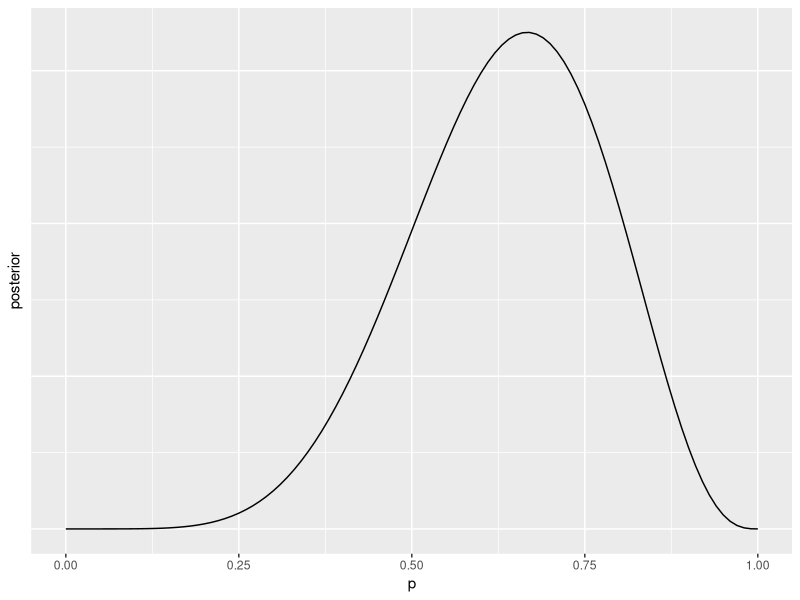
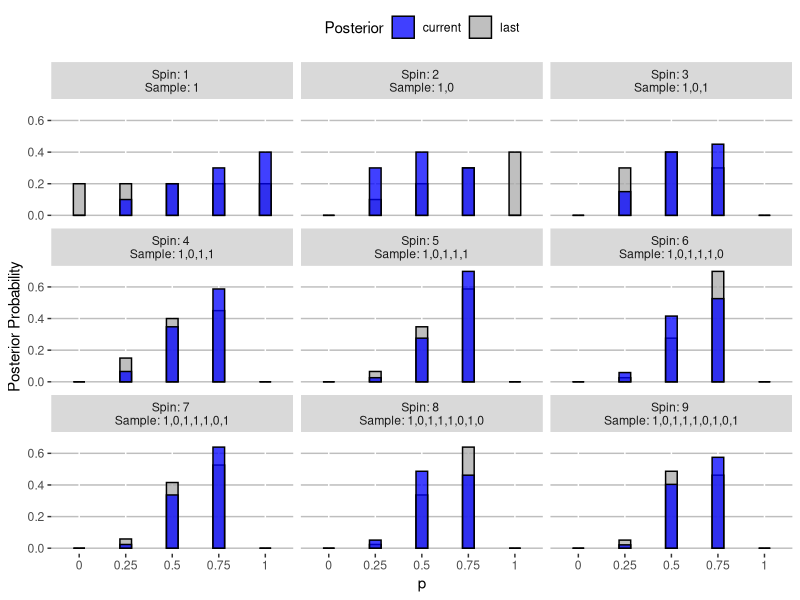
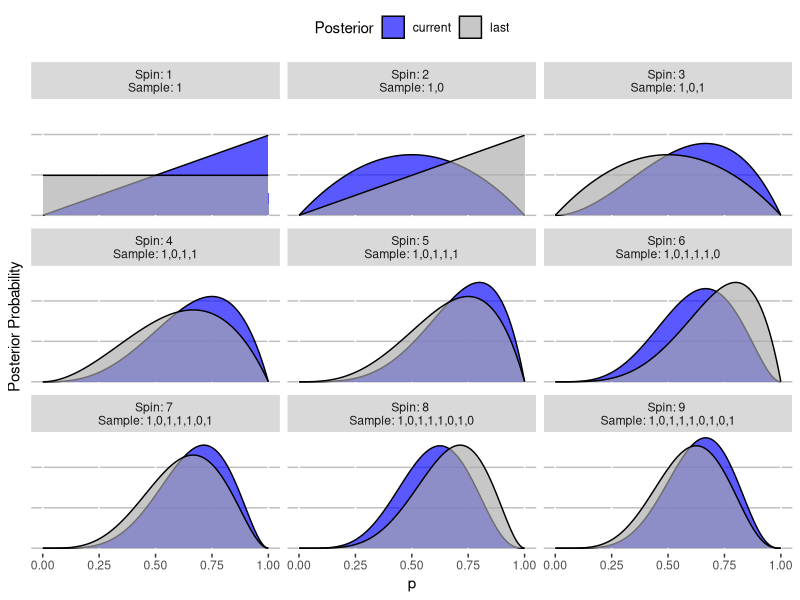
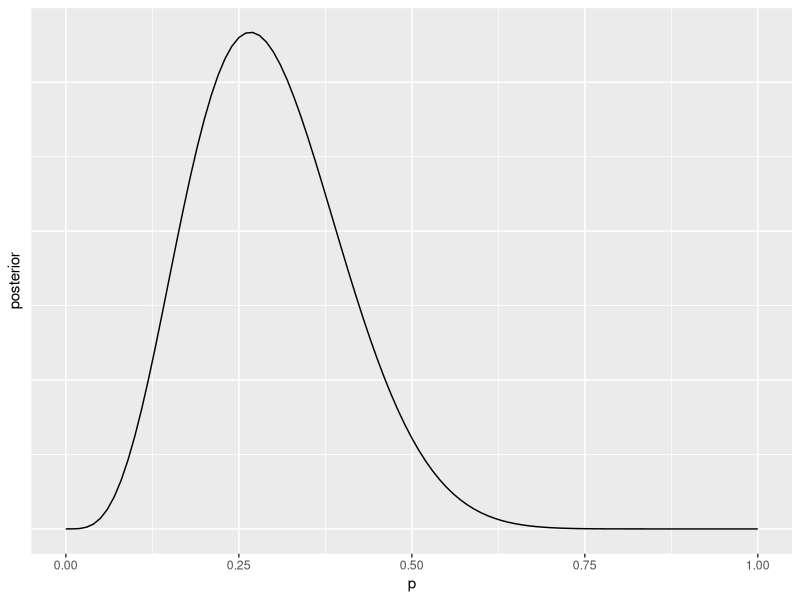
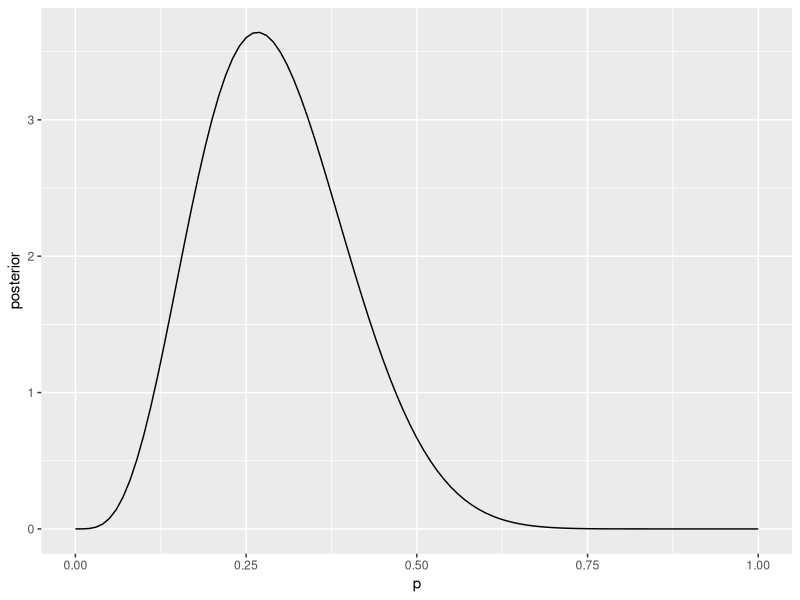
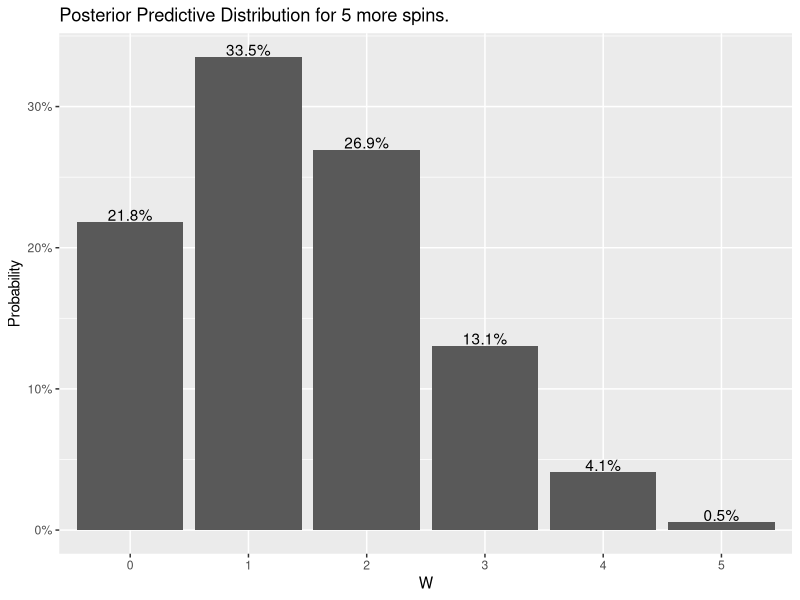
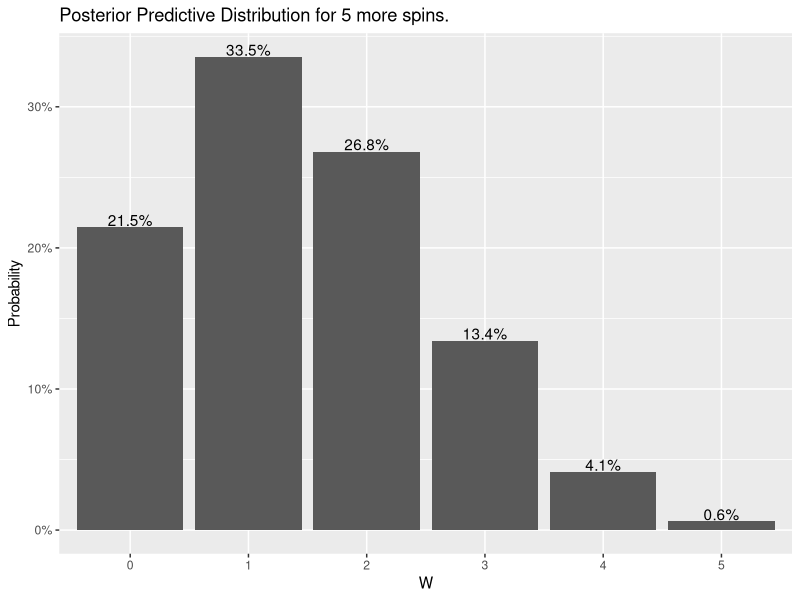
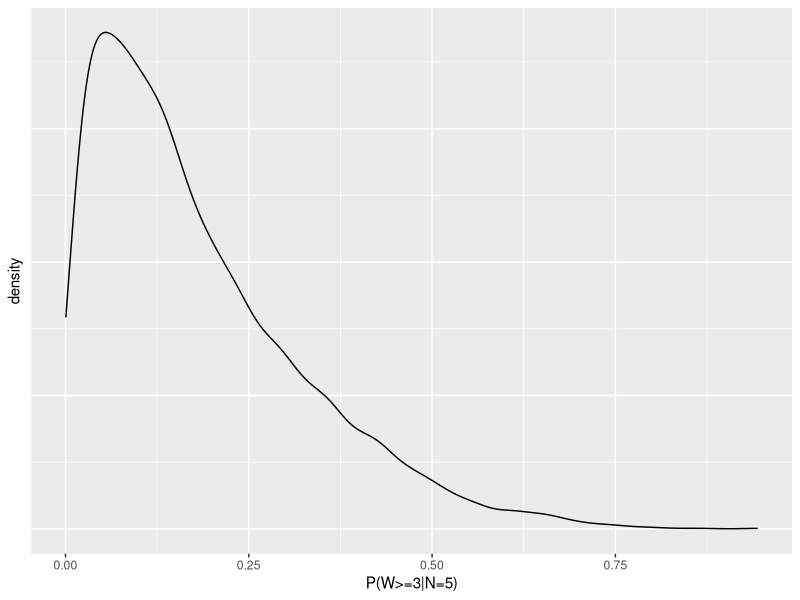

R code for these plots, in order:
## ---- chunk 1
# Load some packages
library(tidyverse)
## ---- chunk 2
DiagrammeR::grViz("
  digraph graph2 {
    graph [layout = dot, rankdir = LR]
    node [style = filled]
    a [label = 'p', fillcolor = yellow]
    b [label = 'N']
    c [label = 'W']
    a -> c
    b -> c
  }
", height = 200, width = 350)
## ---- chunk 3
observed_sample <- c(1, 0, 1, 1, 1, 0, 1, 0, 1) # 1 = water; 0 = land
W <- sum(observed_sample) # Number of water samples
N <- length(observed_sample) # Number of spins
W; N
## ---- chunk 4
# Set possible values for p
p <- c(0, .25, .5, .75, 1)

# Number of sides of globe
sides <- length(p) - 1

## ---- chunk 5
# Number of ways to observe sample for each p (this is the count of the possible sequences of indicators)
ways <- (sides*p)^W * (sides*(1-p))^(N-W)
ways
## ---- chunk 6
# Posterior probability
posterior_prob <- ways / sum(ways)
cbind(p, ways, posterior_prob)
## ---- chunk 7
# Total possible sequences of indicators (each one could be a 1 or a 0)
total_possible_sequences <- sides^N
total_possible_sequences
## ---- chunk 8
# Divide the total number of combinations we could have saw our sample, by the total number of possibilities
likelihood <- ways / total_possible_sequences
likelihood
## ---- chunk 9
likelihood / sum(likelihood)
## ---- chunk 10
# Likelihood of sequence of observed sample
likelihood2 <- p^W * (1-p)^(N-W)
likelihood

# Compute posterior
likelihood2 / sum(likelihood2) # Same as before
## ---- chunk 11
# Make the normalizing constant
normalizing_constant <- factorial(N) / (factorial(W)*factorial(N-W))

# Multiply the likelihood by the normalizing constant by the likelihood to get the true probability of the observed sample for each value of p
probability <- normalizing_constant * likelihood
probability

# Compute the posterior
probability / sum(probability)
## ---- chunk 12
# What is the probability of observing W water values in a sample of N globe spins for each p?
dbinom(x = W, size = N, prob = p)
## ---- chunk 13
tibble(
  p = seq(0, 1, .01), # Approximate the range of p values
  posterior = p^W*(1-p)^(N-W) # Compute the posterior
) %>%
  
  # Make a plot
  ggplot() +
  geom_line(
    aes(
      x = p,
      y = posterior
    )
  ) +
  theme(
    axis.ticks.y = element_blank(),
    axis.text.y = element_blank()
  )
## ---- chunk 14

# Set the prior probability (uniform over the possibly choices)
prior <- rep(1 / length(p), length(p))

# Set the current posterior as the prior (before any data collected)
last_posterior <- prior

# Make result set
results <- tibble()

# For each value in the observed sample 
for(i in 1:N) {
  
  # 1. Get the sub-sample
  sub_sample <- observed_sample[1:i]
  
  # 2. Compute metrics (the number of water samples, and the total number of spins)
  W_temp <- sum(sub_sample)
  N_temp <- length(sub_sample)
  
  # 3. Compute the likelihood for each p
  temp_likelihood <- p^W_temp * (1 - p)^(N_temp - W_temp)
  
  # 4. Posterior
  temp_posterior <- temp_likelihood / sum(temp_likelihood)
  
  # 5. Add to results
  results <-
    results %>%
    bind_rows(
      tibble(
        sample = i,
        sequence = paste(sub_sample, collapse = ","),
        p,
        likelihood = temp_likelihood,
        current = temp_posterior,
        last = last_posterior
      )
    )
  
  # Set the new last posterior
  last_posterior <- temp_posterior

}

results %>%
  
  # Send down the rows
  pivot_longer(
    cols = c(last, current)
  ) %>%
  
  # Make a plot
  ggplot() +
  geom_col(
    aes(
      x = factor(p),
      y = value,
      fill = name
    ),
    color = "black",
    alpha = .75,
    width = .25,
    position = "identity"
  ) +
  facet_wrap(
    ~paste0("Spin: ", factor(sample), " \nSample: ", sequence)
  ) +
  theme(
    legend.position = "top",
    panel.background = element_blank(),
    panel.grid.major.y = element_line(colour = "gray")
  ) +
  xlab("p") +
  ylab("Posterior Probability") +
  labs(
    fill = "Posterior"
  ) +
  scale_fill_manual(
    values = c("blue", "darkgray")
  ) 

## ---- chunk 15
# Approximate the set of inifinite p-values by a large set of discrete ones
p_continuous <- seq(0, 1, .01)

# Set the prior probability (uniform over the possibly choices)
prior <- rep(1 / length(p_continuous), length(p_continuous))

# Set the current posterior as the prior (before any data collected)
last_posterior <- prior

# Make result set
results <- tibble()

# For each value in the observed sample 
for(i in 1:N) {
  
  # 1. Get the sub-sample
  sub_sample <- observed_sample[1:i]
  
  # 2. Compute metrics (the number of water samples, and the total number of spins)
  W_temp <- sum(sub_sample)
  N_temp <- length(sub_sample)
  
  # 3. Compute the likelihood for each p
  temp_likelihood <- p_continuous^W_temp * (1 - p_continuous)^(N_temp - W_temp)
  
  # 4. Posterior
  temp_posterior <- temp_likelihood / sum(temp_likelihood)
  
  # 5. Add to results
  results <-
    results %>%
    bind_rows(
      tibble(
        sample = i,
        sequence = paste(sub_sample, collapse = ","),
        p_continuous,
        likelihood = temp_likelihood,
        current = temp_posterior,
        last = last_posterior
      )
    )
  
  # Set the new last posterior
  last_posterior <- temp_posterior
  
}

results %>%
  
  # Send down the rows
  pivot_longer(
    cols = c(last, current)
  ) %>%
  
  # Make a plot
  ggplot() +
  geom_area(
    aes(
      x = p_continuous,
      y = value,
      fill = name
    ),
    color = "black",
    alpha = .65,
    position = "identity"
  ) +
  facet_wrap(
    ~paste0("Spin: ", factor(sample), " \nSample: ", sequence)
  ) +
  theme(
    legend.position = "top",
    panel.background = element_blank(),
    panel.grid.major.y = element_line(colour = "gray"),
    axis.ticks.y = element_blank(),
    axis.text.y = element_blank()
  ) +
  xlab("p") +
  ylab("Posterior Probability") +
  labs(
    fill = "Posterior"
  ) +
  scale_fill_manual(
    values = c("blue", "darkgray")
  ) 
## ---- chunk 16
W_new <- 4
N_new <- 15
tibble(
  p = seq(0, 1, .01), # Approximate the range of p values
  posterior = p^W_new*(1-p)^(N_new-W_new) # Compute the posterior
) %>%
  
  # Make a plot
  ggplot() +
  geom_line(
    aes(
      x = p,
      y = posterior
    )
  ) +
  theme(
    axis.ticks.y = element_blank(),
    axis.text.y = element_blank()
  )
## ---- chunk 17
# Reparameterize
alpha <- W_new + 1
beta <- N_new - W_new + 1

# Make a data frame
tibble(
  p = seq(0, 1, .01), # Approximate the range of p values (same as before)
  posterior = dbeta(p, shape1 = alpha, shape2 = beta) # Compute the actual posterior density
) %>%
  
  # Make a plot
  ggplot() +
  geom_line(
    aes(
      x = p,
      y = posterior
    )
  )

## ---- chunk 18
# Set some parameters
set.seed(123)
n_experiment <- 5 # Number of new spins we're going to conduct
s <- 10000 # Number of simulations

# 1. Draw random values of p from the posterior
p_rand <- rbeta(n = s, shape1 = alpha, shape2 = beta) # Same parameters as before

# 2. For each p, run a binomial experiment (represents samples of W)
w_rand <- rbinom(n = s, size = n_experiment, prob = p_rand)

# Make a data frame
tibble(
  w = w_rand
) %>%
  
  # For each w
  group_by(w) %>%
  
  # Compute the total
  summarise(
    count = n()
  ) %>%
  
  # Add proportion
  mutate(
    proportion = count / sum(count)
  ) %>%
  
  # Make a plot
  ggplot(
    aes(
      x = factor(w)
    )
  ) +
  geom_col(
    aes(
      y = proportion
    )
  ) +
  geom_text(
    aes(
      y = proportion,
      label = paste0(round(proportion*100,1), "%")
    ),
    vjust = -.1
  ) +
  scale_y_continuous(
    labels = scales::percent
  ) +
  xlab("W") +
  ylab("Probability") +
  labs(
    title = paste0("Posterior Predictive Distribution for ", n_experiment, " more spins.")
  )
## ---- chunk 19
# Make a set of p representive of its domain
p_alt <- seq(0, 1, .001) # Supposed to represent continuous p

# 1. Posterior density values for each p
posterior_alt <- dbeta(p_alt, shape1 = alpha, shape2 = beta)

# 2. Probability distribution for each outcome for each p
possible_outcomes <- 0:n_experiment
likelihood_alt <- 
  possible_outcomes %>% 
  map_df(
    ~
      tibble(
        binomial_probability = dbinom(x = .x, size = n_experiment, prob = p_alt),
        p = p_alt,
        outcome = .x
      )
  )

# 3. Get the posterior predictive distribution
posterior_predictive_distribution <-
  likelihood_alt %>%
  
  # Join to attach the posterior density weight to each value of p
  inner_join(
    y = 
      tibble(
        p = p_alt,
        posterior_density = posterior_alt
      ),
    by = "p"
  ) %>%
  
  # For each possible outcome
  group_by(outcome) %>%
  
  # Compute the weighted-average probability
  summarise(
    posterior_probability = sum(binomial_probability * posterior_density) / sum(posterior_density)
  )

# 4. Make a plot
posterior_predictive_distribution %>%
  ggplot(
    aes(
      x = factor(outcome)
    )
  ) +
  geom_col(
    aes(
      y = posterior_probability
    )
  ) +
  geom_text(
    aes(
      y = posterior_probability,
      label = paste0(round(posterior_probability*100,1), "%")
    ),
    vjust = -.1
  ) +
  scale_y_continuous(
    labels = scales::percent
  ) +
  xlab("W") +
  ylab("Probability") +
  labs(
    title = paste0("Posterior Predictive Distribution for ", n_experiment, " more spins.")
  )
## ---- chunk 20
mean(w_rand >= 3)
## ---- chunk 21
# Compute the binomial probability
prob_binom <- 1 - pbinom(q = 2, size = n_experiment, prob = p_rand)

# Make a plot
ggplot() +
  geom_density(
    aes(
      x = prob_binom
    )
  ) +
  theme(
    axis.ticks.y = element_blank(),
    axis.text.y = element_blank()
  ) +
  xlab("P(W>=3|N=5)") 
## ---- chunk 22
sim_globe <-
  function(p = .7, N = 9) {
    sample(
      c("W","L"), # Possible observations
      size = N, # Number of tosses
      prob = c(p, 1-p), # The probability of each possible observation
      replace = TRUE)
  }
sim_globe()
replicate(sim_globe(p =.5, N=9), n=10)
